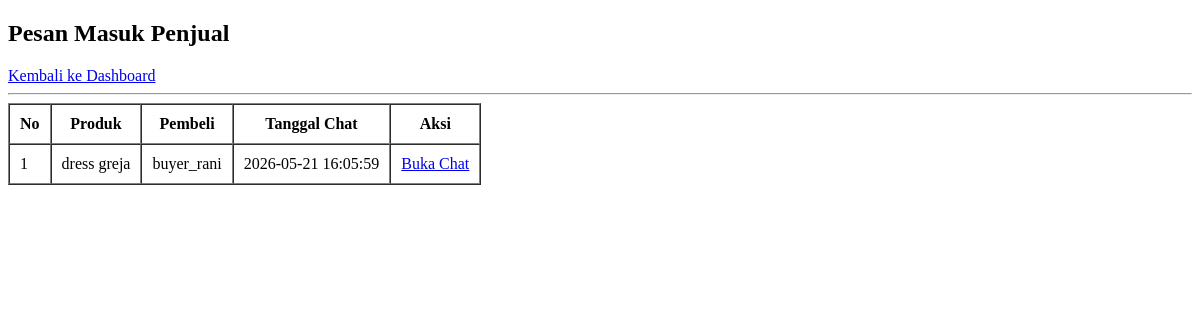
/penjual/pesan.php (signed in), run on an earlier commit of the app's database.
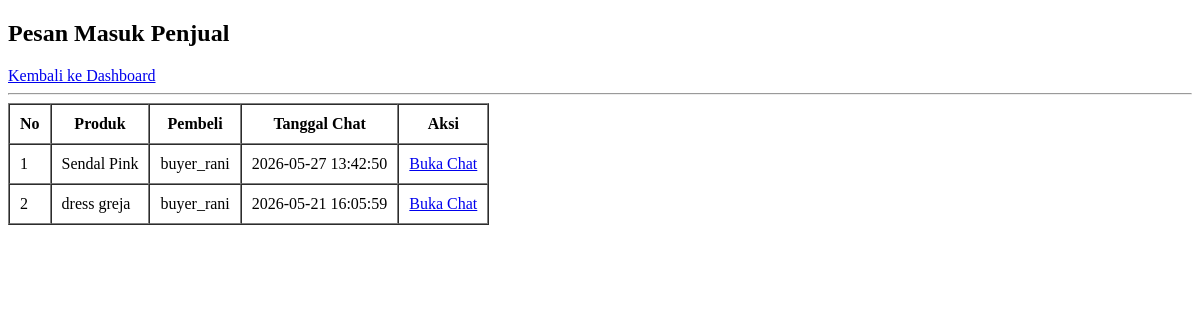
And on a later commit of the database.
### tables this page shows
CREATE TABLE `chat` (
  `id_chat` int(11) NOT NULL,
  `id_produk` int(11) NOT NULL,
  `id_pembeli` int(11) NOT NULL,
  `id_penjual` int(11) NOT NULL,
  `tanggal_chat` datetime DEFAULT current_timestamp()
);

CREATE TABLE `produk` (
  `id_produk` int(11) NOT NULL,
  `id_user` int(11) NOT NULL,
  `id_kategori` int(11) NOT NULL,
  `nama_produk` varchar(100) NOT NULL,
  `deskripsi` text DEFAULT NULL,
  `kondisi_barang` varchar(50) DEFAULT NULL,
  `ukuran` varchar(50) DEFAULT NULL,
  `merek` varchar(100) DEFAULT NULL,
  `alamat_produk` text DEFAULT NULL,
  `harga` int(11) NOT NULL,
  `keterangan_nego` enum('Bisa Nego','Tidak Bisa Nego') DEFAULT 'Tidak Bisa Nego',
  `status_produk` enum('Tersedia','Terjual','Dihapus') DEFAULT 'Tersedia',
  `tanggal_upload` datetime DEFAULT current_timestamp()
);

CREATE TABLE `user` (
  `id_user` int(11) NOT NULL,
  `foto_profile` varchar(255) DEFAULT NULL,
  `username` varchar(50) NOT NULL,
  `nama_lengkap` varchar(100) NOT NULL,
  `email` varchar(100) NOT NULL,
  `password` varchar(255) NOT NULL,
  `nomor_telepon` varchar(20) DEFAULT NULL,
  `role` enum('admin','penjual','pembeli') NOT NULL,
  `status` enum('aktif','nonaktif') DEFAULT 'aktif',
  `tanggal_bergabung` datetime DEFAULT current_timestamp()
);

### penjual/pesan.php (the view, shortened to what this page needs)
<?php
include '../include/koneksi.php';
$id_penjual = $_SESSION['id_user'];
$daftar_chat = mysqli_query($koneksi, "SELECT chat.*, produk.nama_produk, user.username AS username_pembeli
    FROM chat
    JOIN produk ON chat.id_produk = produk.id_produk
    JOIN user ON chat.id_pembeli = user.id_user
    WHERE chat.id_penjual='$id_penjual'
    ORDER BY chat.tanggal_chat DESC
");
?>
<!DOCTYPE html>
<html lang="id">
<head>
</head>
<body>
    <h2>Pesan Masuk Penjual</h2>
    <a href="dashboard.php">Kembali ke Dashboard</a>
    <hr>
    <table border="1" cellpadding="10" cellspacing="0">
        <tr>
            <th>No</th>
            <th>Produk</th>
            <th>Pembeli</th>
            <th>Tanggal Chat</th>
            <th>Aksi</th>
        </tr>
        <?php
        $no = 1;
        if (mysqli_num_rows($daftar_chat) > 0) {
            while ($chat = mysqli_fetch_assoc($daftar_chat)) {
        ?>
        <tr>
            <td><?php echo $no++; ?></td>
            <td><?php echo $chat['nama_produk']; ?></td>
            <td><?php echo $chat['username_pembeli']; ?></td>
            <td><?php echo $chat['tanggal_chat']; ?></td>
            <td>
                <a href="detail_chat.php?id_chat=<?php echo $chat['id_chat']; ?>">Buka Chat</a>
            </td>
        </tr>
        <?php
            }
        } else {
        ?>
        <tr>
            <td colspan="5">Belum ada pesan masuk.</td>
        </tr>
        <?php } ?>
    </table>
</body>
</html>

What changed in the data, as far as the page shows it:
added chat: id_produk.nama_produk "Sendal Pink", id_pembeli.username "buyer_rani", tanggal_chat "2026-05-27 13:42:50"
